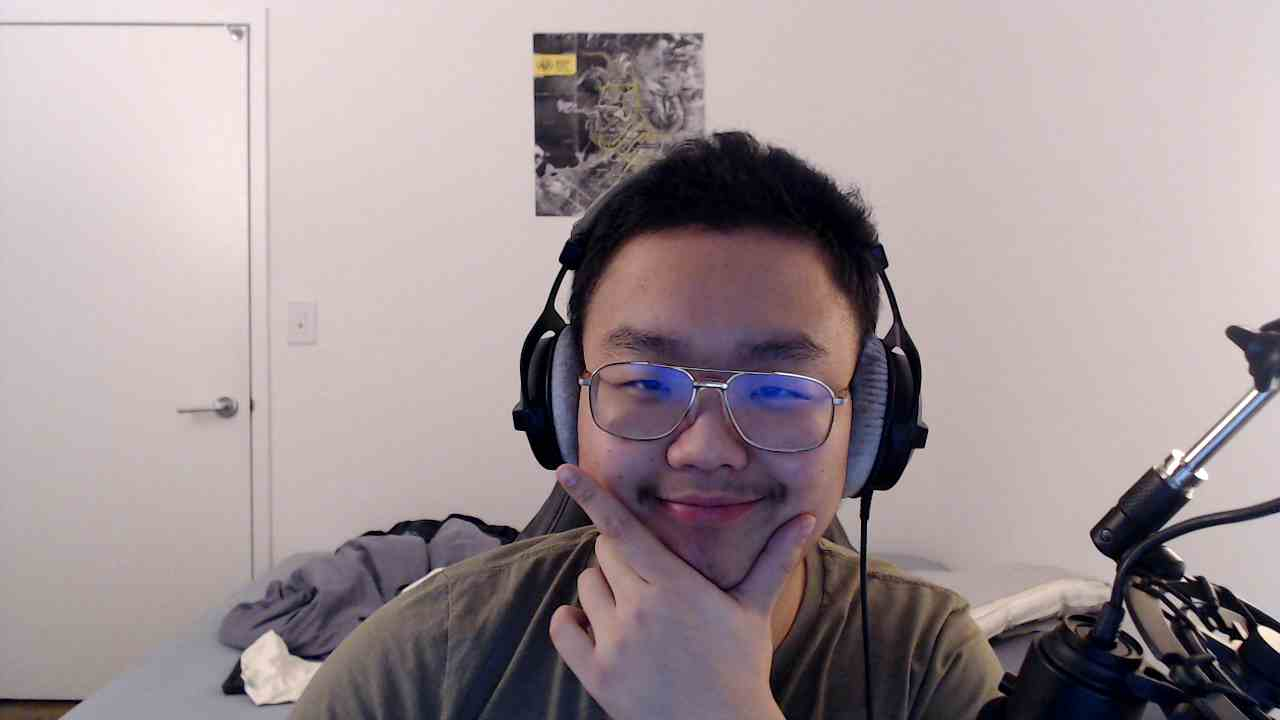
#> input picture chuwei0.jpg, 1280 x 720 px
$ python 'showimg&plot.py'
#> lines starting #> are read from the running program, lines starting #| are printed output that depends on the picture
import cv2
import numpy as np
import matplotlib.pyplot as plt

# Tells OpenCV which image to read
# GRAYSCALE turn it gray
img = cv2.imread('chuwei0.jpg', 0)
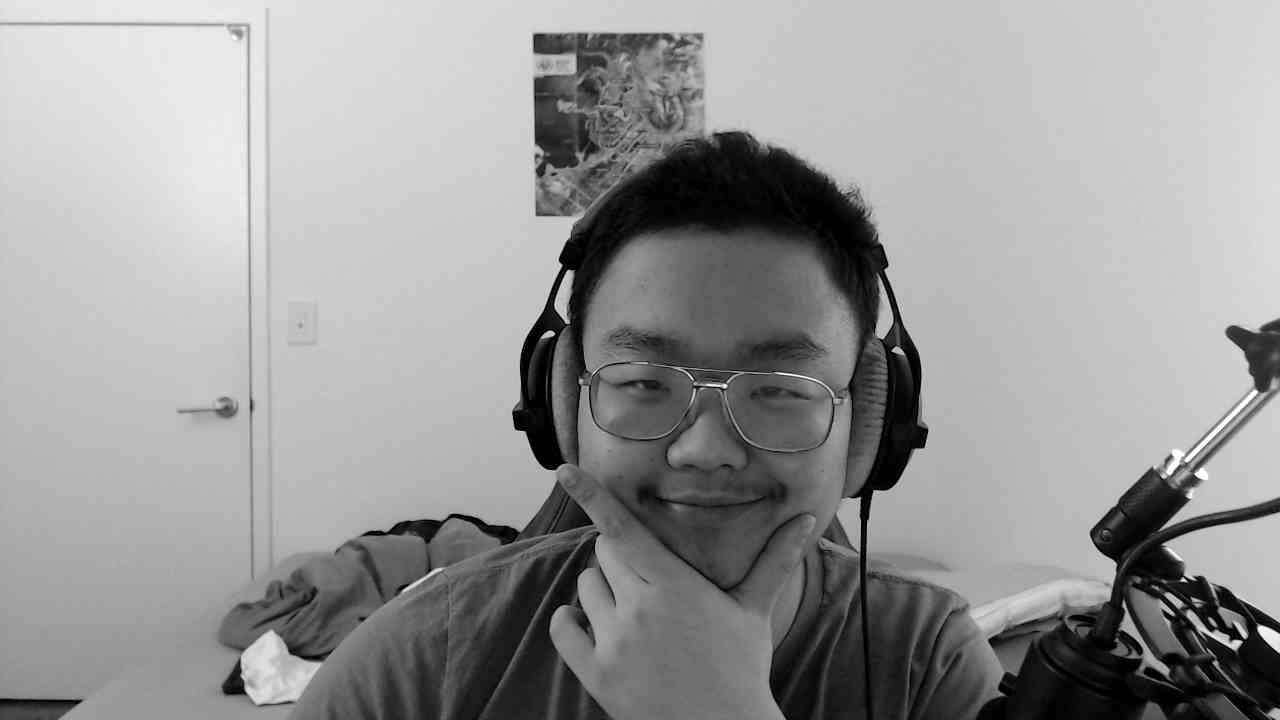
#> img: shape (720, 1280); min 0, max 255, mean 152

# Other options
# IMREAD_COLOR = 1(color) = 0 grayscale
# IMREAD_UNCHANGED = -1

"""
# show the image
cv2.imshow('image',img)
# trigger when any key is pressed
cv2.waitKey(0)
# kill all windows
cv2.destroyAllWindows()
"""
# show img with matplotlib
plt.imshow(img, cmap='gray', interpolation='bicubic')
# how to plot line (start, finish, color, width)
plt.plot([50,100],[80,100], 'c', 5)

# how to save img
cv2.imwrite('graychuwei.png', img)

# show the matplotlib
#plt.show()
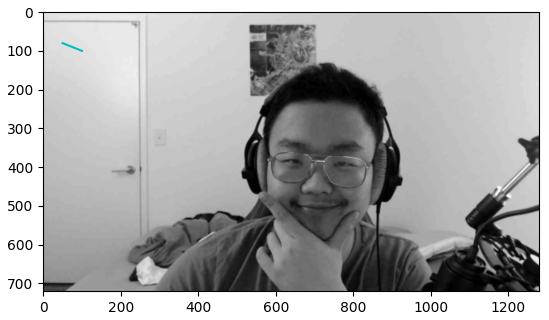
#> figure drawn by matplotlib, 1 panel

$ run again, with chuwei1.jpg copied over chuwei0.jpg
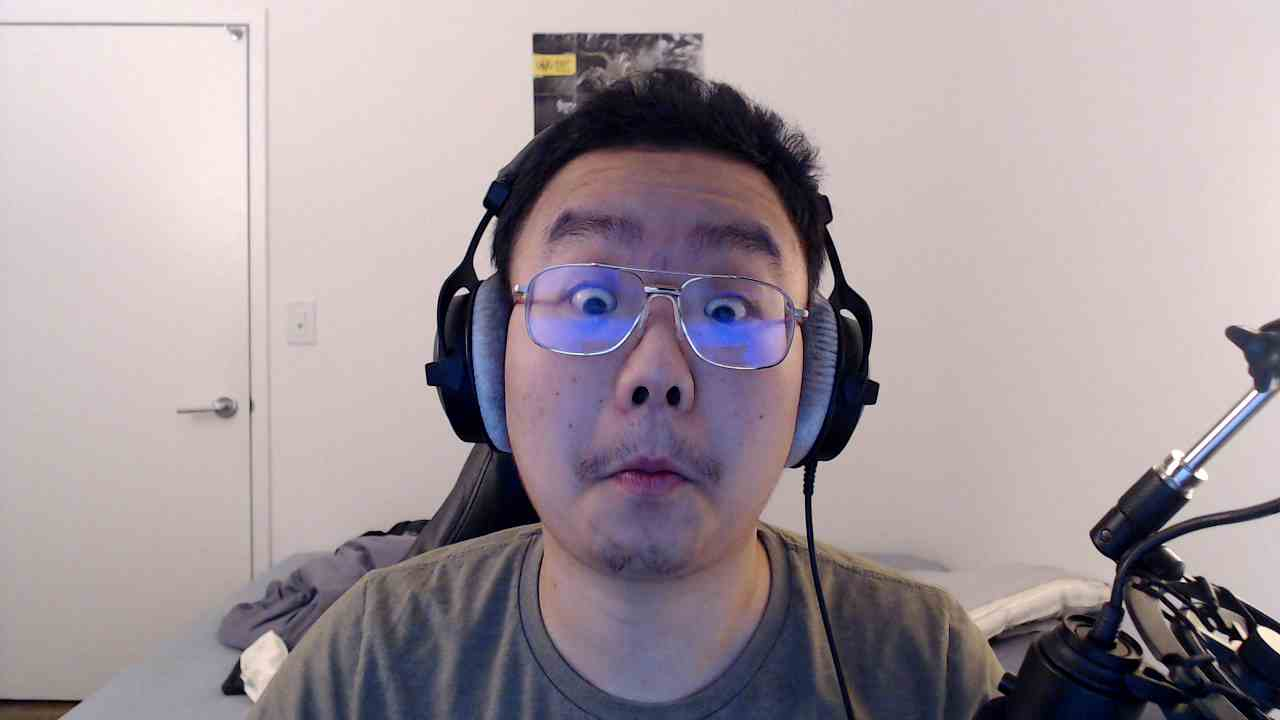
#> input picture chuwei1.jpg, 1280 x 720 px
#> `img = cv2.imread('chuwei0.jpg', 0)`:
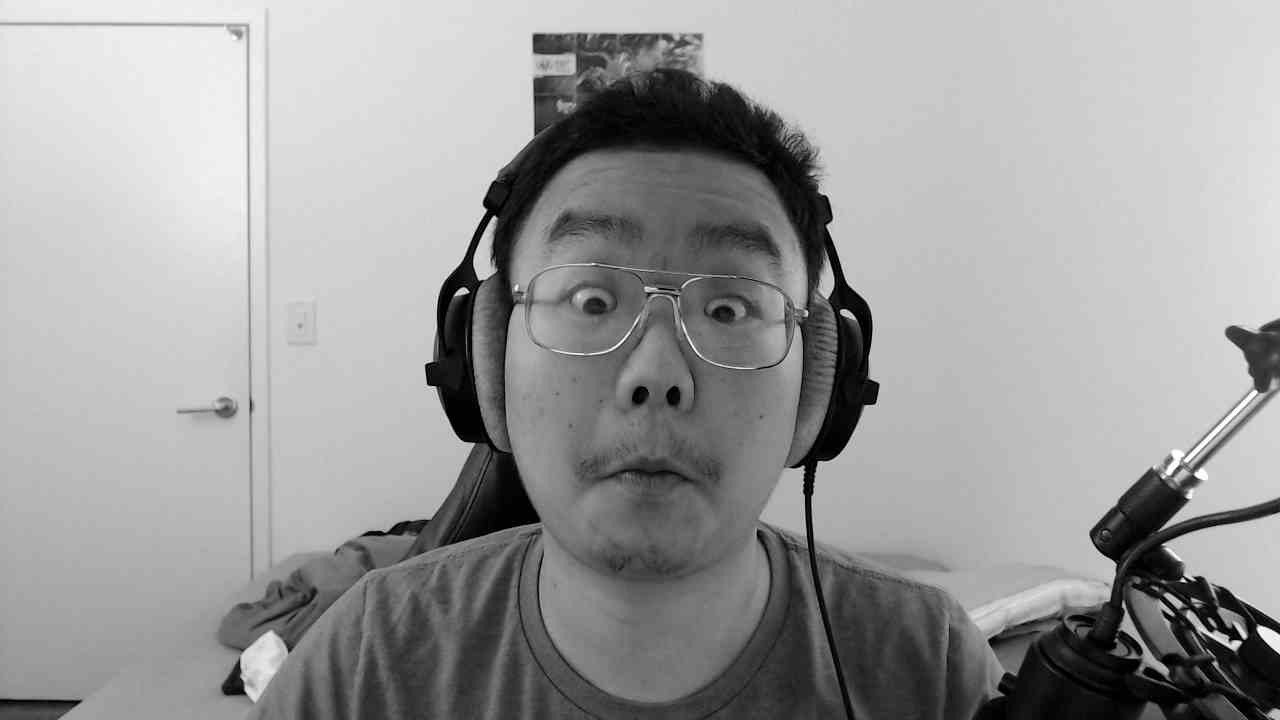
#> img: shape (720, 1280); min 0, max 255, mean 155.5
#> `#plt.show()`:
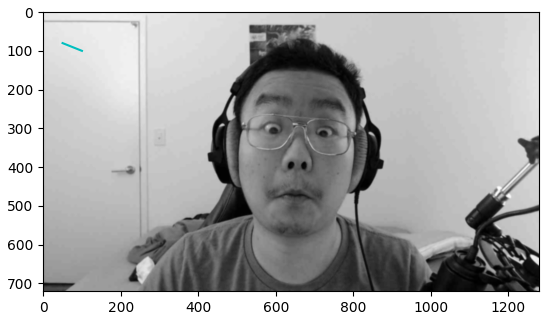
#> figure drawn by matplotlib, 1 panel

$ run again, with aaron.JPG copied over chuwei0.jpg
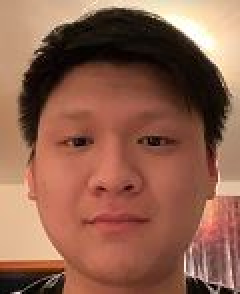
#> input picture aaron.JPG, 120 x 147 px (shown 2 times larger)
#> `img = cv2.imread('chuwei0.jpg', 0)`:
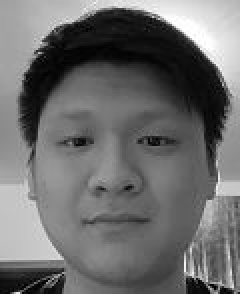
#> img: shape (147, 120) (shown 2 times larger); min 0, max 255, mean 108.9
#> `#plt.show()`:
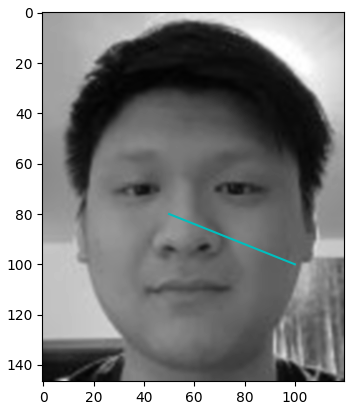
#> figure drawn by matplotlib, 1 panel
